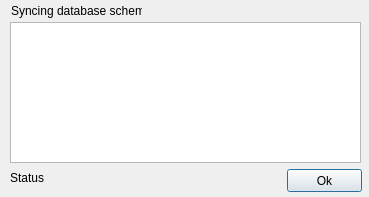
<?xml version="1.0" encoding="UTF-8"?>
<ui version="4.0">
 <class>DlgProgress</class>
 <widget class="QDialog" name="DlgProgress">
  <property name="geometry">
   <rect>
    <x>0</x>
    <y>0</y>
    <width>369</width>
    <height>197</height>
   </rect>
  </property>
  <property name="windowTitle">
   <string>Dialog</string>
  </property>
  <widget class="QPushButton" name="btnOk">
   <property name="geometry">
    <rect>
     <x>287</x>
     <y>169</y>
     <width>75</width>
     <height>23</height>
    </rect>
   </property>
   <property name="text">
    <string>Ok</string>
   </property>
   <property name="autoDefault">
    <bool>true</bool>
   </property>
   <property name="default">
    <bool>false</bool>
   </property>
  </widget>
  <widget class="QTextBrowser" name="memoLog">
   <property name="geometry">
    <rect>
     <x>10</x>
     <y>22</y>
     <width>351</width>
     <height>141</height>
    </rect>
   </property>
  </widget>
  <widget class="QLabel" name="lbStatus">
   <property name="geometry">
    <rect>
     <x>10</x>
     <y>170</y>
     <width>271</width>
     <height>16</height>
    </rect>
   </property>
   <property name="text">
    <string>Status</string>
   </property>
  </widget>
  <widget class="QLabel" name="label">
   <property name="geometry">
    <rect>
     <x>11</x>
     <y>3</y>
     <width>131</width>
     <height>16</height>
    </rect>
   </property>
   <property name="text">
    <string>Syncing database schema</string>
   </property>
   <property name="textFormat">
    <enum>Qt::RichText</enum>
   </property>
   <property name="scaledContents">
    <bool>true</bool>
   </property>
   <property name="alignment">
    <set>Qt::AlignCenter</set>
   </property>
  </widget>
 </widget>
 <resources/>
 <connections/>
</ui>
